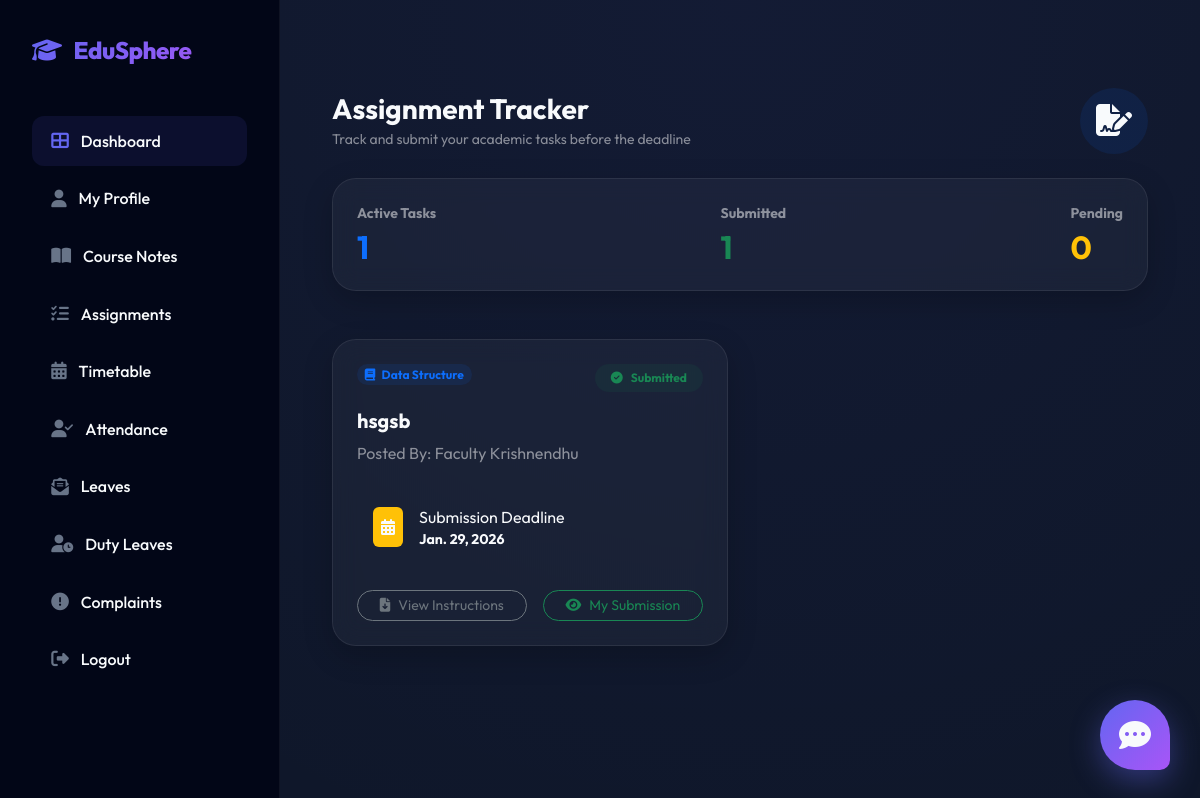
Page /Student/Viewassignment/ (signed in) on the earlier database version.
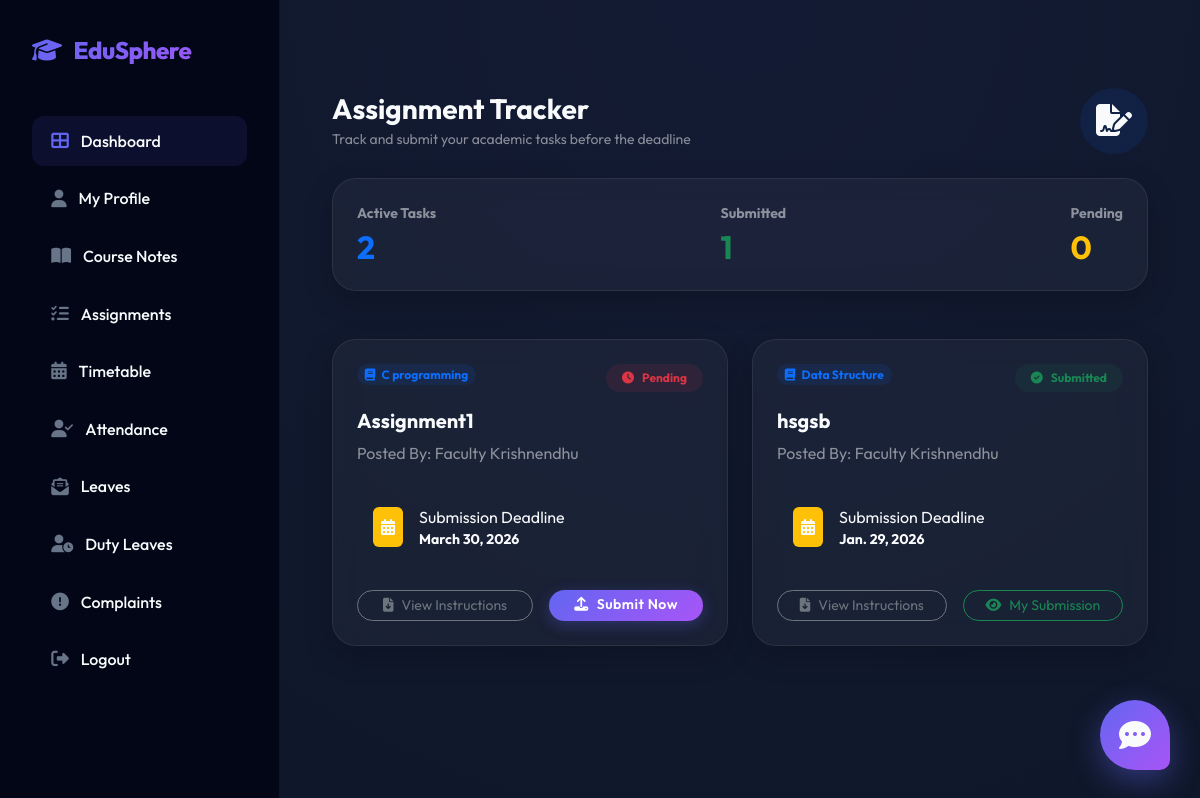
Same page on the later database version.
### Teacher/models.py (models this page shows)
class tbl_assignment(models.Model):
    assignment_title=models.CharField(max_length=100)
    assignment_file=models.FileField(upload_to="Assets/Assignments/")
    assignment_duedate=models.DateField(validators=[validate_future_date])
    assignment_date=models.DateField(auto_now_add=True)
    assignment_status = models.IntegerField(default=0)
    subject=models.ForeignKey(tbl_subject,on_delete=models.CASCADE)
    teacher=models.ForeignKey(tbl_teacher,on_delete=models.CASCADE)

### Admin/models.py (models this page shows)
class tbl_subject(models.Model):
    subject_name=models.CharField(max_length=100)
    course = models.ForeignKey(tbl_course,on_delete=models.CASCADE)
    semester = models.ForeignKey(tbl_semester,on_delete=models.CASCADE)

class tbl_teacher(models.Model):
    teacher_name=models.CharField(max_length=50)
    teacher_email=models.CharField(max_length=50)
    teacher_contact=models.CharField(max_length=50)
    teacher_role=models.CharField(max_length=50)
    teacher_gender=models.CharField(max_length=50)
    teacher_photo=models.FileField(upload_to="Assets/TeacherDocs/")
    teacher_password=models.CharField(max_length=50)
    department = models.ForeignKey(tbl_department,on_delete=models.CASCADE)

### Student/views.py (the view)
# urls.py: path('Viewassignment/',views.Viewassignment,name="Viewassignment"),
def Viewassignment(request):
    student = tbl_student.objects.get(id=request.session['sid'])
    course = student.assignclass.Class.course
    assignmentdata = tbl_assignment.objects.filter(subject__course=course).order_by('-id')
    submitted_ids = tbl_assignmentbody.objects.filter(student=student).values_list('assignment_id', flat=True)
    return render(request, "Student/Viewassignment.html", {
        'assignmentdata': assignmentdata,
        'submitted_ids': list(submitted_ids)
    })

### Teacher/context_processors.py (called while the page is built)
def teacher_sidebar_context(request):
    is_class_teacher = False
    tid = request.session.get('tid')
    if tid:
        try:
            teacher = tbl_teacher.objects.get(id=tid)
            is_class_teacher = tbl_assignclass.objects.filter(teacher=teacher).exists()
        except tbl_teacher.DoesNotExist:
            is_class_teacher = False
    return {
        'is_class_teacher': is_class_teacher
    }

### Student/Templates/Student/Viewassignment.html (shortened to what the changed rows need)
{% extends 'Student/Head.html' %}
{% load static %}
{% block content %}
<div class="container-fluid py-4">
    <div class="row pt-4 justify-content-center">
        <div class="col-lg-12">
            <div class="d-flex align-items-center justify-content-between mb-4">
                <div>
                    <h2 class="h3 fw-bold mb-1">Assignment Tracker</h2>
                </div>
            </div>
            <div class="row mb-5">
                <div class="col-md-12">
                    <div class="card bg-white bg-opacity-5 border border-white border-opacity-10 rounded-4 shadow-sm text-white">
                        <div class="card-body p-4 d-flex justify-content-between align-items-center">
                            <div>
                                <span class="d-block text-muted small uppercase fw-bold mb-1">Active Tasks</span>
                                <h2 class="fw-bold mb-0 text-primary">{{ assignmentdata.count }}</h2>
                            </div>
                            <div>
                                <h2 class="fw-bold mb-0 text-success">{{ submitted_ids|length }}</h2>
                            </div>
                            <div>
                                <h2 class="fw-bold mb-0 text-warning">{{ assignmentdata|length|add:submitted_ids|length }}</h2>
                            </div>
                        </div>
                    </div>
                </div>
            </div>
            <div class="row g-4">
                {% for a in assignmentdata %}
                <div class="col-lg-6">
                    <div class="card bg-white bg-opacity-5 border border-white border-opacity-10 rounded-4 overflow-hidden h-100 transition-all hover-translate">
                         <div class="card-body p-4">
                            <div class="d-flex justify-content-between align-items-start mb-3">
                                <span class="badge bg-primary bg-opacity-10 text-primary rounded-pill mb-2"><i class="fas fa-book me-1"></i> {{ a.subject.subject_name }}</span>
                                {% if a.id in submitted_ids %}
                                <span class="badge bg-success bg-opacity-10 text-success rounded-pill px-3 py-2"><i class="fas fa-check-circle me-2"></i>Submitted</span>
                                {% else %}
                                <span class="badge bg-danger bg-opacity-10 text-danger rounded-pill px-3 py-2"><i class="fas fa-clock me-2"></i>Pending</span>
                                {% endif %}
                            </div>
                            <h5 class="fw-bold mb-2">{{ a.assignment_title }}</h5>
                            <p class="text-muted smaller mb-4">Posted By: Faculty {{ a.teacher.teacher_name }}</p>
                            <div class="d-flex align-items-center gap-3 p-3 bg-white bg-opacity-5 rounded-3 mb-4">
                                <div class="bg-warning bg-opacity-20 text-warning p-2 rounded">
                                    <i class="fas fa-calendar-alt"></i>
                                </div>
                                <div>
                                    <div class="smaller text-muted">Submission Deadline</div>
                                    <div class="small fw-bold">{{ a.assignment_duedate }}</div>
                                </div>
                            </div>
                            <div class="d-flex gap-3 mt-auto">
                                <a href="{{ a.assignment_file.url }}" class="btn btn-outline-secondary btn-sm flex-grow-1 border-opacity-25 rounded-pill" target="_blank">
                                    <i class="fas fa-file-download me-2"></i>View Instructions
                                </a>
                                {% if a.id not in submitted_ids %}
                                <a href="{% url 'Student:Submitassignment' a.id %}" class="btn btn-primary btn-sm flex-grow-1 shadow-sm rounded-pill">
                                    <i class="fas fa-upload me-2"></i>Submit Now
                                </a>
                                {% else %}
                                <a href="{% url 'Student:Submitassignment' a.id %}" class="btn btn-outline-success btn-sm flex-grow-1 border-opacity-25 rounded-pill">
                                    <i class="fas fa-eye me-2"></i>My Submission
                                </a>
                                {% endif %}
                            </div>
                         </div>
                    </div>
                </div>
                {% endfor %}
            </div>
        </div>
    </div>
</div>
{% endblock %}

Differences in the rows shown:
added tbl_assignment: subject.subject_name "C programming", shows "Pending", assignment_title "Assignment1", teacher.teacher_name "Krishnendhu", assignment_duedate "March 30, 2026", shows "Submit Now"
Other differences:
{{ assignmentdata.count }}: "1" → "2"
